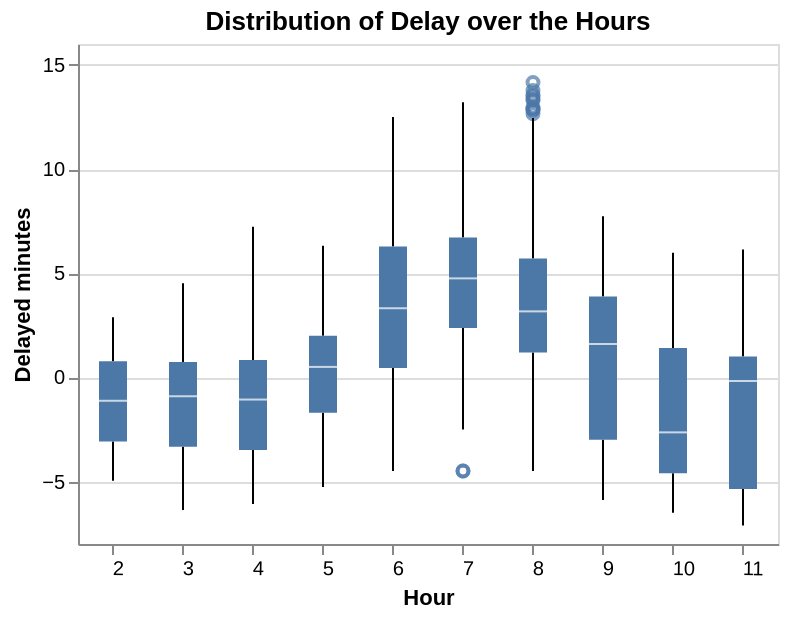

The notebook cell this image was saved under:
### Code cell
# Visualization #3: boxplot of average delay minutes for each hour

boxplot = alt.Chart(data).mark_boxplot().transform_calculate(
    adjusted_hour="datum.hour - 12"
).encode(
    x=alt.X('adjusted_hour:N', title='Hour', axis=alt.Axis(labelAngle=1)),
    y=alt.Y('delay_minutes:Q', title='Delayed minutes'),
    tooltip=['hour', 'delay_minutes']
).properties(
    width=350,
    height=250,
    title='Distribution of Delay over the Hours'
)

boxplot

### Figure 1 — Vega-Lite specification as saved in the notebook (floating-point values rounded to 4 significant figures; data arrays with more than 128 entries replaced by an {"elided": "..."} marker saying what was removed)
{"config": {"view": {"continuousWidth": 300, "continuousHeight": 300}}, "data": {"name": "data-d86c01125313e6b859c5324fd92940db"}, "mark": {"type": "boxplot"}, "encoding": {"tooltip": [{"field": "hour", "type": "quantitative"}, {"field": "delay_minutes", "type": "quantitative"}], "x": {"axis": {"labelAngle": 1}, "field": "adjusted_hour", "title": "Hour", "type": "nominal"}, "y": {"field": "delay_minutes", "title": "Delayed minutes", "type": "quantitative"}}, "height": 250, "title": "Distribution of Delay over the Hours", "transform": [{"calculate": "datum.hour - 12", "as": "adjusted_hour"}], "width": 350, "$schema": "https://vega.github.io/schema/vega-lite/v5.20.1.json", "datasets": {"data-d86c01125313e6b859c5324fd92940db": {"elided": "3901 records"}}}
